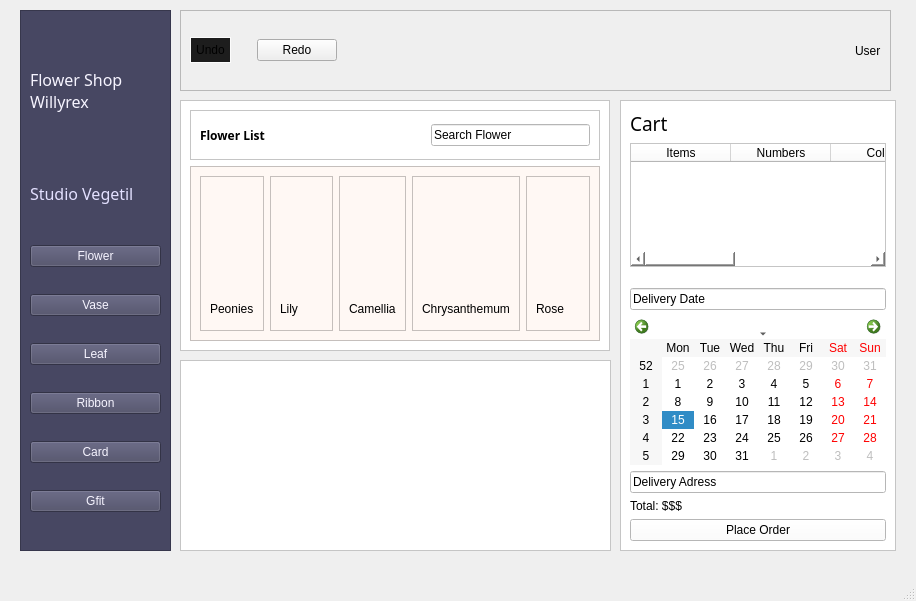
<?xml version="1.0" encoding="UTF-8"?>
<ui version="4.0">
 <class>MainWindow</class>
 <widget class="QMainWindow" name="MainWindow">
  <property name="geometry">
   <rect>
    <x>0</x>
    <y>0</y>
    <width>916</width>
    <height>601</height>
   </rect>
  </property>
  <property name="windowTitle">
   <string>MainWindow</string>
  </property>
  <property name="styleSheet">
   <string notr="true">.menuLateral{
border-radius: 20px;
border-bottom: 1px solid rgb(25, 0, 127);
}

.menuLateral:hover{
background-color: rgb(85, 0, 127);
}</string>
  </property>
  <widget class="QWidget" name="centralwidget">
   <widget class="QFrame" name="frame">
    <property name="geometry">
     <rect>
      <x>20</x>
      <y>10</y>
      <width>151</width>
      <height>541</height>
     </rect>
    </property>
    <property name="styleSheet">
     <string notr="true">background-color: rgb(71, 71, 98);</string>
    </property>
    <property name="frameShape">
     <enum>QFrame::StyledPanel</enum>
    </property>
    <property name="frameShadow">
     <enum>QFrame::Raised</enum>
    </property>
    <layout class="QVBoxLayout" name="verticalLayout">
     <item>
      <widget class="QLabel" name="label">
       <property name="maximumSize">
        <size>
         <width>16777215</width>
         <height>100</height>
        </size>
       </property>
       <property name="font">
        <font>
         <family>Tw Cen MT</family>
         <pointsize>12</pointsize>
        </font>
       </property>
       <property name="styleSheet">
        <string notr="true">color: rgb(246, 244, 255);</string>
       </property>
       <property name="text">
        <string>&lt;html&gt;&lt;head/&gt;&lt;body&gt;&lt;p&gt;Flower Shop&lt;br/&gt;Willyrex&lt;/p&gt;&lt;/body&gt;&lt;/html&gt;</string>
       </property>
      </widget>
     </item>
     <item>
      <widget class="QLabel" name="label_2">
       <property name="maximumSize">
        <size>
         <width>16777215</width>
         <height>50</height>
        </size>
       </property>
       <property name="font">
        <font>
         <family>Tw Cen MT</family>
         <pointsize>12</pointsize>
        </font>
       </property>
       <property name="styleSheet">
        <string notr="true">color: rgb(227, 224, 255);</string>
       </property>
       <property name="text">
        <string>Studio Vegetil</string>
       </property>
      </widget>
     </item>
     <item>
      <widget class="QPushButton" name="pushButton">
       <property name="cursor">
        <cursorShape>PointingHandCursor</cursorShape>
       </property>
       <property name="styleSheet">
        <string notr="true">color: rgb(246, 244, 255);</string>
       </property>
       <property name="text">
        <string>Flower</string>
       </property>
       <property name="class" stdset="0">
        <string>menuLateral</string>
       </property>
      </widget>
     </item>
     <item>
      <widget class="QPushButton" name="pushButton_2">
       <property name="styleSheet">
        <string notr="true">color: rgb(246, 244, 255);</string>
       </property>
       <property name="text">
        <string>Vase</string>
       </property>
       <property name="class" stdset="0">
        <string>menuLateral</string>
       </property>
      </widget>
     </item>
     <item>
      <widget class="QPushButton" name="pushButton_3">
       <property name="styleSheet">
        <string notr="true">color: rgb(246, 244, 255);</string>
       </property>
       <property name="text">
        <string>Leaf</string>
       </property>
       <property name="class" stdset="0">
        <string>menuLateral</string>
       </property>
      </widget>
     </item>
     <item>
      <widget class="QPushButton" name="pushButton_4">
       <property name="styleSheet">
        <string notr="true">color: rgb(246, 244, 255);</string>
       </property>
       <property name="text">
        <string>Ribbon</string>
       </property>
       <property name="class" stdset="0">
        <string>menuLateral</string>
       </property>
      </widget>
     </item>
     <item>
      <widget class="QPushButton" name="pushButton_5">
       <property name="styleSheet">
        <string notr="true">color: rgb(246, 244, 255);</string>
       </property>
       <property name="text">
        <string>Card</string>
       </property>
       <property name="class" stdset="0">
        <string>menuLateral</string>
       </property>
      </widget>
     </item>
     <item>
      <widget class="QPushButton" name="pushButton_6">
       <property name="styleSheet">
        <string notr="true">color: rgb(246, 244, 255);</string>
       </property>
       <property name="text">
        <string>Gfit</string>
       </property>
       <property name="class" stdset="0">
        <string>menuLateral</string>
       </property>
      </widget>
     </item>
    </layout>
   </widget>
   <widget class="QFrame" name="frame_2">
    <property name="geometry">
     <rect>
      <x>180</x>
      <y>100</y>
      <width>430</width>
      <height>251</height>
     </rect>
    </property>
    <property name="styleSheet">
     <string notr="true">background-color: rgb(255, 255, 255);</string>
    </property>
    <property name="frameShape">
     <enum>QFrame::StyledPanel</enum>
    </property>
    <property name="frameShadow">
     <enum>QFrame::Raised</enum>
    </property>
    <layout class="QVBoxLayout" name="verticalLayout_7">
     <item>
      <widget class="QFrame" name="frame_6">
       <property name="maximumSize">
        <size>
         <width>16777215</width>
         <height>50</height>
        </size>
       </property>
       <property name="frameShape">
        <enum>QFrame::StyledPanel</enum>
       </property>
       <property name="frameShadow">
        <enum>QFrame::Raised</enum>
       </property>
       <layout class="QHBoxLayout" name="horizontalLayout_2">
        <item>
         <widget class="QLabel" name="label_4">
          <property name="font">
           <font>
            <family>Gill Sans MT</family>
            <weight>75</weight>
            <bold>true</bold>
           </font>
          </property>
          <property name="text">
           <string>Flower List</string>
          </property>
         </widget>
        </item>
        <item>
         <spacer name="horizontalSpacer_3">
          <property name="orientation">
           <enum>Qt::Horizontal</enum>
          </property>
          <property name="sizeHint" stdset="0">
           <size>
            <width>40</width>
            <height>20</height>
           </size>
          </property>
         </spacer>
        </item>
        <item>
         <widget class="QLineEdit" name="lineEdit">
          <property name="inputMask">
           <string/>
          </property>
          <property name="text">
           <string>Search Flower</string>
          </property>
         </widget>
        </item>
       </layout>
      </widget>
     </item>
     <item>
      <widget class="QFrame" name="frame_7">
       <property name="styleSheet">
        <string notr="true">background-color: rgb(255, 248, 244);</string>
       </property>
       <property name="frameShape">
        <enum>QFrame::StyledPanel</enum>
       </property>
       <property name="frameShadow">
        <enum>QFrame::Raised</enum>
       </property>
       <layout class="QHBoxLayout" name="horizontalLayout_3">
        <item>
         <widget class="QFrame" name="frame_8">
          <property name="frameShape">
           <enum>QFrame::StyledPanel</enum>
          </property>
          <property name="frameShadow">
           <enum>QFrame::Raised</enum>
          </property>
          <layout class="QVBoxLayout" name="verticalLayout_2">
           <item>
            <widget class="QLabel" name="label_10">
             <property name="styleSheet">
              <string notr="true">border-image: url(&quot;img/Peonia.webp&quot;)</string>
             </property>
             <property name="text">
              <string/>
             </property>
            </widget>
           </item>
           <item>
            <widget class="QLabel" name="label_5">
             <property name="maximumSize">
              <size>
               <width>16777215</width>
               <height>25</height>
              </size>
             </property>
             <property name="text">
              <string>Peonies</string>
             </property>
            </widget>
           </item>
          </layout>
         </widget>
        </item>
        <item>
         <widget class="QFrame" name="frame_9">
          <property name="frameShape">
           <enum>QFrame::StyledPanel</enum>
          </property>
          <property name="frameShadow">
           <enum>QFrame::Raised</enum>
          </property>
          <layout class="QVBoxLayout" name="verticalLayout_3">
           <item>
            <widget class="QLabel" name="label_11">
             <property name="styleSheet">
              <string notr="true">border-image: url(&quot;img/lilith.jpg&quot;)</string>
             </property>
             <property name="text">
              <string/>
             </property>
            </widget>
           </item>
           <item>
            <widget class="QLabel" name="label_6">
             <property name="maximumSize">
              <size>
               <width>16777215</width>
               <height>25</height>
              </size>
             </property>
             <property name="text">
              <string>Lily</string>
             </property>
            </widget>
           </item>
          </layout>
         </widget>
        </item>
        <item>
         <widget class="QFrame" name="frame_10">
          <property name="frameShape">
           <enum>QFrame::StyledPanel</enum>
          </property>
          <property name="frameShadow">
           <enum>QFrame::Raised</enum>
          </property>
          <layout class="QVBoxLayout" name="verticalLayout_4">
           <item>
            <widget class="QLabel" name="label_12">
             <property name="styleSheet">
              <string notr="true">border-image: url(&quot;img/Camelia.jpg&quot;)</string>
             </property>
             <property name="text">
              <string/>
             </property>
            </widget>
           </item>
           <item>
            <widget class="QLabel" name="label_7">
             <property name="maximumSize">
              <size>
               <width>16777215</width>
               <height>25</height>
              </size>
             </property>
             <property name="text">
              <string>Camellia</string>
             </property>
            </widget>
           </item>
          </layout>
         </widget>
        </item>
        <item>
         <widget class="QFrame" name="frame_11">
          <property name="frameShape">
           <enum>QFrame::StyledPanel</enum>
          </property>
          <property name="frameShadow">
           <enum>QFrame::Raised</enum>
          </property>
          <layout class="QVBoxLayout" name="verticalLayout_5">
           <item>
            <widget class="QLabel" name="label_13">
             <property name="styleSheet">
              <string notr="true">border-image: url(&quot;img/Chrysanthemum.jpg&quot;)</string>
             </property>
             <property name="text">
              <string/>
             </property>
            </widget>
           </item>
           <item>
            <widget class="QLabel" name="label_8">
             <property name="maximumSize">
              <size>
               <width>16777215</width>
               <height>25</height>
              </size>
             </property>
             <property name="text">
              <string>Chrysanthemum</string>
             </property>
            </widget>
           </item>
          </layout>
         </widget>
        </item>
        <item>
         <widget class="QFrame" name="frame_12">
          <property name="frameShape">
           <enum>QFrame::StyledPanel</enum>
          </property>
          <property name="frameShadow">
           <enum>QFrame::Raised</enum>
          </property>
          <layout class="QVBoxLayout" name="verticalLayout_6">
           <item>
            <widget class="QLabel" name="label_14">
             <property name="styleSheet">
              <string notr="true">border-image: url(&quot;img/Rose.jpg&quot;)</string>
             </property>
             <property name="text">
              <string/>
             </property>
            </widget>
           </item>
           <item>
            <widget class="QLabel" name="label_9">
             <property name="maximumSize">
              <size>
               <width>16777215</width>
               <height>25</height>
              </size>
             </property>
             <property name="text">
              <string>Rose</string>
             </property>
            </widget>
           </item>
          </layout>
         </widget>
        </item>
       </layout>
      </widget>
     </item>
    </layout>
   </widget>
   <widget class="QFrame" name="frame_3">
    <property name="geometry">
     <rect>
      <x>180</x>
      <y>360</y>
      <width>431</width>
      <height>191</height>
     </rect>
    </property>
    <property name="styleSheet">
     <string notr="true">background-color: rgb(255, 255, 255);</string>
    </property>
    <property name="frameShape">
     <enum>QFrame::StyledPanel</enum>
    </property>
    <property name="frameShadow">
     <enum>QFrame::Raised</enum>
    </property>
   </widget>
   <widget class="QFrame" name="frame_4">
    <property name="geometry">
     <rect>
      <x>620</x>
      <y>100</y>
      <width>276</width>
      <height>451</height>
     </rect>
    </property>
    <property name="styleSheet">
     <string notr="true">background-color: rgb(255, 255, 255);</string>
    </property>
    <property name="frameShape">
     <enum>QFrame::StyledPanel</enum>
    </property>
    <property name="frameShadow">
     <enum>QFrame::Raised</enum>
    </property>
    <layout class="QVBoxLayout" name="verticalLayout_8">
     <property name="sizeConstraint">
      <enum>QLayout::SetDefaultConstraint</enum>
     </property>
     <item>
      <widget class="QLabel" name="label_15">
       <property name="font">
        <font>
         <family>Tw Cen MT Condensed Extra Bold</family>
         <pointsize>14</pointsize>
        </font>
       </property>
       <property name="text">
        <string>Cart</string>
       </property>
      </widget>
     </item>
     <item>
      <widget class="QTableWidget" name="tableWidget">
       <column>
        <property name="text">
         <string>Items</string>
        </property>
       </column>
       <column>
        <property name="text">
         <string>Numbers</string>
        </property>
       </column>
       <column>
        <property name="text">
         <string>Color</string>
        </property>
       </column>
       <column>
        <property name="text">
         <string>Price</string>
        </property>
       </column>
       <column>
        <property name="text">
         <string>Delete</string>
        </property>
       </column>
      </widget>
     </item>
     <item>
      <spacer name="verticalSpacer_2">
       <property name="orientation">
        <enum>Qt::Vertical</enum>
       </property>
       <property name="sizeType">
        <enum>QSizePolicy::Fixed</enum>
       </property>
       <property name="sizeHint" stdset="0">
        <size>
         <width>20</width>
         <height>15</height>
        </size>
       </property>
      </spacer>
     </item>
     <item>
      <widget class="QLineEdit" name="lineEdit_2">
       <property name="text">
        <string>Delivery Date</string>
       </property>
      </widget>
     </item>
     <item>
      <widget class="QCalendarWidget" name="calendarWidget"/>
     </item>
     <item>
      <widget class="QLineEdit" name="lineEdit_3">
       <property name="text">
        <string>Delivery Adress</string>
       </property>
      </widget>
     </item>
     <item>
      <spacer name="verticalSpacer">
       <property name="orientation">
        <enum>Qt::Vertical</enum>
       </property>
       <property name="sizeHint" stdset="0">
        <size>
         <width>20</width>
         <height>40</height>
        </size>
       </property>
      </spacer>
     </item>
     <item>
      <widget class="QLabel" name="label_16">
       <property name="text">
        <string>Total: $$$</string>
       </property>
      </widget>
     </item>
     <item>
      <widget class="QPushButton" name="pushButton_9">
       <property name="text">
        <string>Place Order</string>
       </property>
      </widget>
     </item>
    </layout>
   </widget>
   <widget class="QFrame" name="frame_5">
    <property name="geometry">
     <rect>
      <x>180</x>
      <y>10</y>
      <width>711</width>
      <height>81</height>
     </rect>
    </property>
    <property name="frameShape">
     <enum>QFrame::StyledPanel</enum>
    </property>
    <property name="frameShadow">
     <enum>QFrame::Raised</enum>
    </property>
    <layout class="QHBoxLayout" name="horizontalLayout">
     <item>
      <widget class="QPushButton" name="pushButton_7">
       <property name="styleSheet">
        <string notr="true">border: 1px solid #fcfcfc;
background-color: #1d1d1d;
padding: 5px;</string>
       </property>
       <property name="text">
        <string>Undo</string>
       </property>
       <property name="icon">
        <iconset>
         <normaloff>../../../../Downloads/undo_24dp_717198_FILL0_wght400_GRAD0_opsz24.png</normaloff>../../../../Downloads/undo_24dp_717198_FILL0_wght400_GRAD0_opsz24.png</iconset>
       </property>
      </widget>
     </item>
     <item>
      <spacer name="horizontalSpacer">
       <property name="orientation">
        <enum>Qt::Horizontal</enum>
       </property>
       <property name="sizeType">
        <enum>QSizePolicy::Fixed</enum>
       </property>
       <property name="sizeHint" stdset="0">
        <size>
         <width>20</width>
         <height>20</height>
        </size>
       </property>
      </spacer>
     </item>
     <item>
      <widget class="QPushButton" name="pushButton_8">
       <property name="text">
        <string>Redo</string>
       </property>
       <property name="icon">
        <iconset>
         <normaloff>../../../../Downloads/redo_24dp_717198_FILL0_wght400_GRAD0_opsz24.png</normaloff>../../../../Downloads/redo_24dp_717198_FILL0_wght400_GRAD0_opsz24.png</iconset>
       </property>
      </widget>
     </item>
     <item>
      <spacer name="horizontalSpacer_2">
       <property name="orientation">
        <enum>Qt::Horizontal</enum>
       </property>
       <property name="sizeHint" stdset="0">
        <size>
         <width>40</width>
         <height>20</height>
        </size>
       </property>
      </spacer>
     </item>
     <item>
      <widget class="QLabel" name="label_3">
       <property name="text">
        <string>User</string>
       </property>
      </widget>
     </item>
    </layout>
   </widget>
  </widget>
  <widget class="QMenuBar" name="menubar">
   <property name="geometry">
    <rect>
     <x>0</x>
     <y>0</y>
     <width>916</width>
     <height>21</height>
    </rect>
   </property>
  </widget>
  <widget class="QStatusBar" name="statusbar"/>
 </widget>
 <resources/>
 <connections/>
</ui>
